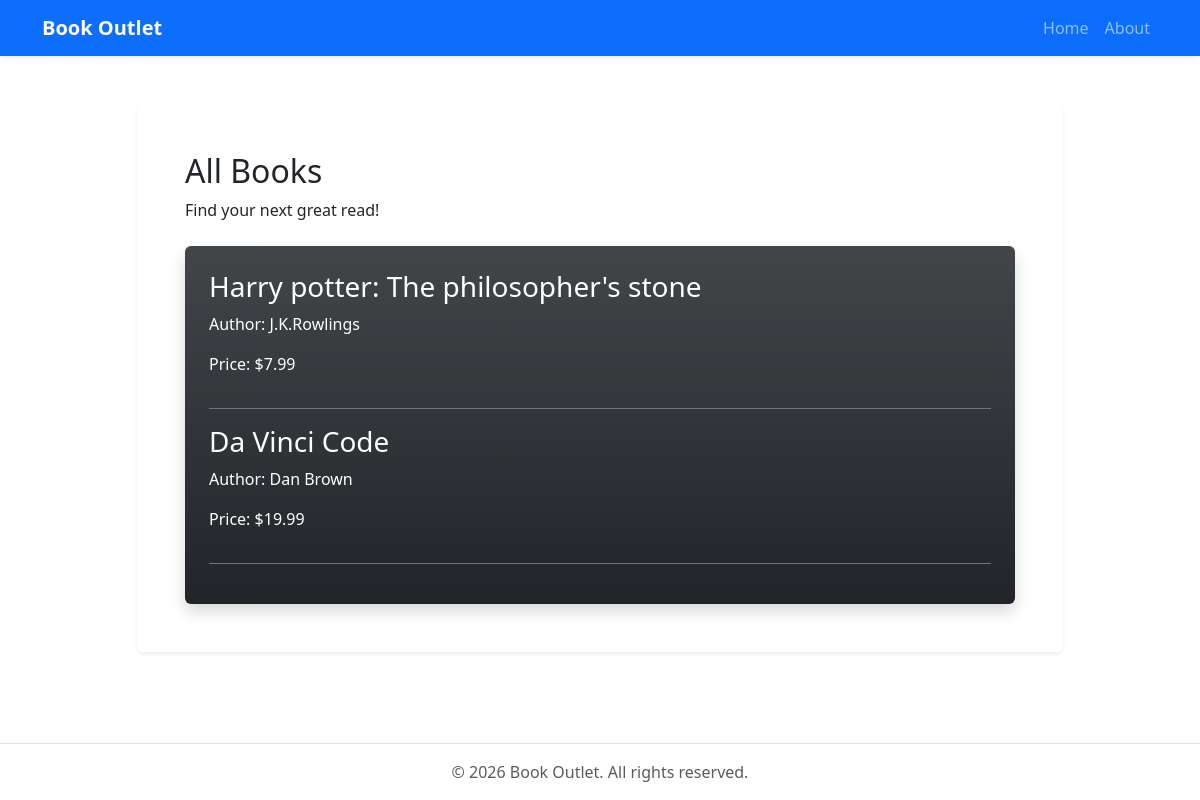
The page / on the database its author committed.
### book_outlet/models.py (models this page shows, shortened)
class Book(models.Model):
    title = models.CharField(max_length=200)
    rating = models.DecimalField(max_digits=3, decimal_places=2)
    author = models.CharField(max_length=100)
    price = models.DecimalField(max_digits=6, decimal_places=2)
    stock = models.IntegerField()
    slug = models.SlugField(default="", null=False, unique=True)
    description = models.TextField(blank=True)

### book_outlet/views.py (the view)
# urls.py: path('', views.home, name='home'),
def home(request):
    books = Book.objects.all()
    return render(request, 'book_outlet/index.html', {'books': books})

### book_outlet/templates/book_outlet/index.html (shortened to what this page needs)
{% extends 'book_outlet/base.html' %}
{% block content %}
    <h2 class="mb-2">All Books</h2>
    <p class="mb-4">Find your next great read!</p>
    <div class="book-list bg-dark bg-gradient text-white rounded p-4 shadow">
        {% for book in books %}
            <a href="{% url 'book_detail' book.id %}" class="book-item d-block border-bottom border-secondary pb-3 mb-3 text-decoration-none text-white">
                <h3>{{ book.title }}</h3>
                <p>Author: {{ book.author }}</p>
                <p>Price: ${{ book.price }}</p>
            </a>
        {% endfor %}
    </div>
{% endblock %}

### rows shown on the page
Book: title "Harry potter: The philosopher's stone", author "J.K.Rowlings", price "7.99"
Book: title "Da Vinci Code", author "Dan Brown", price "19.99"
